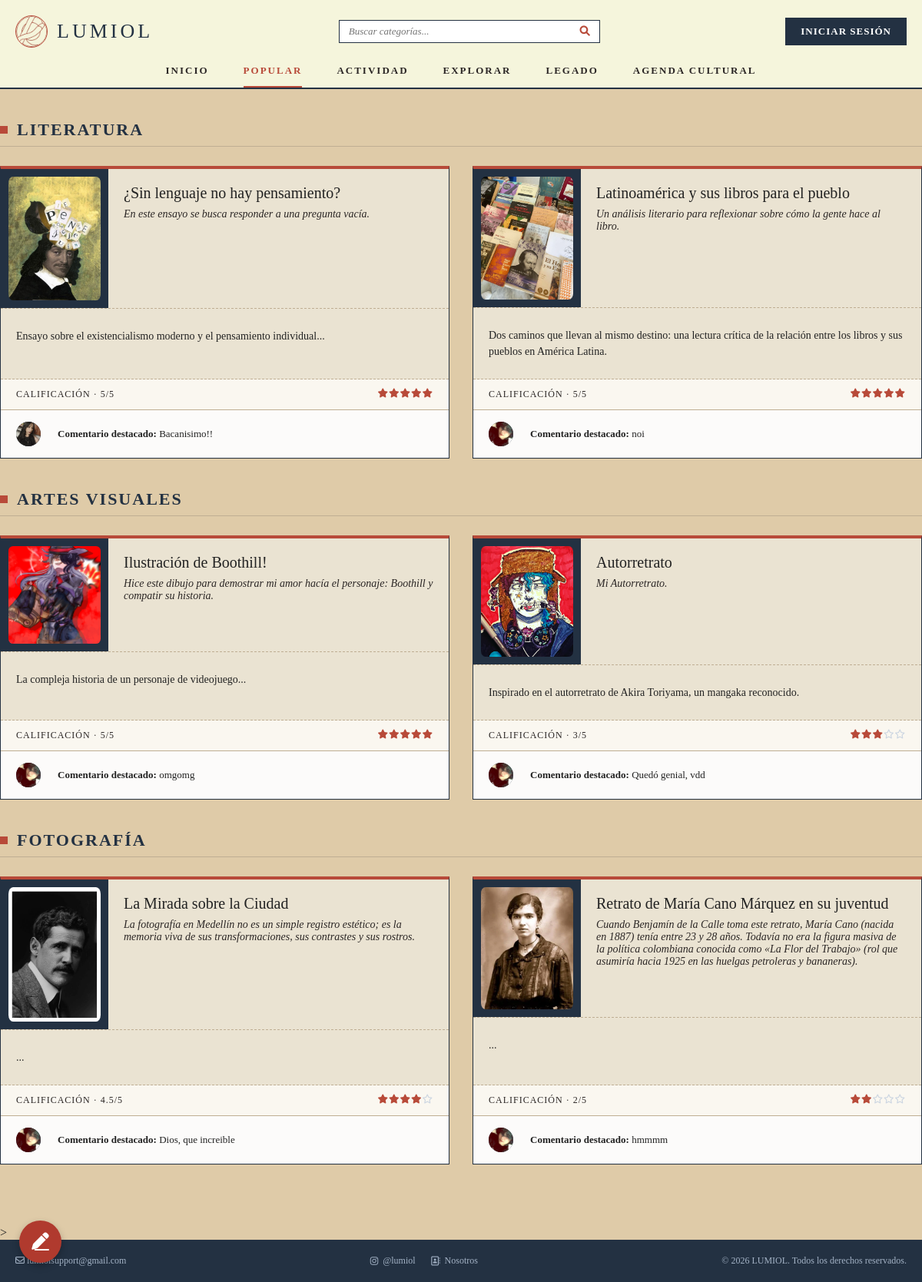
The app's page /popular.php with its own data.
### tables this page shows
CREATE TABLE `comentarios` (
  `id` int(11) NOT NULL,
  `id_obra` int(11) NOT NULL,
  `id_usuario` int(11) NOT NULL,
  `contenido` text NOT NULL,
  `calificacion` int(11) NOT NULL,
  `fecha` timestamp NOT NULL DEFAULT current_timestamp() ON UPDATE current_timestamp()
);

CREATE TABLE `usuarios` (
  `Id` int(11) NOT NULL,
  `usuario` varchar(20) NOT NULL,
  `correo` varchar(100) NOT NULL,
  `contraseña` varchar(255) NOT NULL,
  `foto` varchar(255) DEFAULT NULL
);

CREATE TABLE `obras` (
  `Id` int(11) NOT NULL,
  `id_usuario` int(11) NOT NULL,
  `titulo` varchar(150) NOT NULL,
  `categoria` varchar(50) NOT NULL,
  `tipo_contenido` varchar(50) NOT NULL,
  `descripcion` text NOT NULL,
  `archivo` varchar(255) NOT NULL,
  `archivo_audio` varchar(255) DEFAULT NULL,
  `fecha` timestamp NOT NULL DEFAULT current_timestamp() ON UPDATE current_timestamp(),
  `estado` enum('publicado','borrador') DEFAULT 'publicado'
);

### popular.php (the view, shortened to what the rows shown need)
<?php
function obtenerDatosObra($conexion, $id_obra)
{
    $stmt_obra = $conexion->prepare("
        SELECT o.*, u.id AS id_autor, u.usuario AS autor_nombre
        FROM obras o
        LEFT JOIN usuarios u ON o.id_usuario = u.id
        WHERE o.id = ?
    ");
    $stmt_obra->bind_param("i", $id_obra);
    $stmt_obra->execute();
    $datos_obra = $stmt_obra->get_result()->fetch_assoc();
    $stmt = $conexion->prepare("SELECT AVG(calificacion) as promedio, COUNT(*) as total FROM comentarios WHERE id_obra = ?");
    $stmt->bind_param("i", $id_obra);
    $stmt->execute();
    $res = $stmt->get_result()->fetch_assoc();
    $promedio = $res['promedio'] ? round($res['promedio'], 1) : 0;
    $estrellas_llenas = floor($promedio);
    $html_estrellas = '';
    for ($i = 1; $i <= 5; $i++) {
        $html_estrellas .= ($i <= $estrellas_llenas)
            ? '<i class="fas fa-star"></i>'
            : '<i class="far fa-star" style="color: #cbd5e1;"></i>';
    }
    $stmt_destacado = $conexion->prepare("
        SELECT c.contenido, c.calificacion, u.usuario, u.foto
        FROM comentarios c
        LEFT JOIN usuarios u ON c.id_usuario = u.id
        WHERE c.id_obra = ?
        ORDER BY c.calificacion DESC, c.fecha DESC
        LIMIT 1
    ");
    $stmt_destacado->bind_param("i", $id_obra);
    $stmt_destacado->execute();
    $comentario_destacado = $stmt_destacado->get_result()->fetch_assoc();
    $stmt_lista = $conexion->prepare("
        SELECT c.contenido, c.calificacion, c.fecha, u.usuario, u.foto
        FROM comentarios c
        LEFT JOIN usuarios u ON c.id_usuario = u.id
        WHERE c.id_obra = ?
        ORDER BY c.fecha DESC
    ");
    $stmt_lista->bind_param("i", $id_obra);
    $stmt_lista->execute();
    $res_lista = $stmt_lista->get_result();
    $lista_comentarios = [];
    while ($row = $res_lista->fetch_assoc()) {
        $lista_comentarios[] = $row;
    }
    return [
        'promedio' => $promedio,
        'estrellas' => $html_estrellas,
        'destacado' => $comentario_destacado,
        'lista' => $lista_comentarios,
        'id_autor' => $datos_obra['id_autor'] ?? 1,
        'autor_nombre' => $datos_obra['autor_nombre'] ?? 'tomzoliv'
    ];
}
?>
<!DOCTYPE html>
<html lang="es">
<head>
    <link rel="stylesheet" href="https://cdnjs.cloudflare.com/ajax/libs/font-awesome/6.0.0/css/all.min.css">
    <link rel="stylesheet" href="css/style.css">
</head>
<body>
    <header id="Inicio">
        <header class="main-header">
            <div class="container header-top">
                <a href="index.php" class="logo-container">
                    <h1 class="logo-text">LUMIOL</h1>
                </a>
            </div>
        </header>
    </header>
    <main class="container main-content">
        <section>
            <h2 class="section-title">Literatura</h2>
            <div class="popular-grid">
                <?php require_once 'conexion.php'; ?>
                <?php $datos23 = obtenerDatosObra($conexion, 23); ?>
                <article class="p-card">
                    <div class="p-card-footer" onclick="abrirModalComentarios(1)"
                        style="cursor: pointer; display: flex; align-items: center; gap: 10px;">
                        <div class="p-avatar"
                            style="width: 32px; height: 32px; border-radius: 50%; overflow: hidden; display: flex; align-items: center; justify-content: center; background: #334155; color: #fff; flex-shrink: 0;">
                            <?php if (!empty($datos23['destacado']['foto'])): ?>
                                <img src="<?php echo htmlspecialchars($datos23['destacado']['foto']); ?>" alt="Perfil"
                                    style="width: 100%; height: 100%; object-fit: cover; display: block;">
                            <?php else: ?>
                                <span><?php echo $datos23['destacado'] ? strtoupper(substr($datos23['destacado']['usuario'], 0, 1)) : 'U'; ?></span>
                            <?php endif; ?>
                        </div>
                        <p style="margin: 0;">
                            <strong>Comentario destacado:</strong>
                            <?php echo $datos23['destacado'] ? htmlspecialchars($datos23['destacado']['contenido']) : 'Sé el primero en comentar esta obra.'; ?>
                        </p>
                    </div>
                </article>
                <?php $datos9 = obtenerDatosObra($conexion, 9); ?>
                <article class="p-card">
                    <div class="p-card-footer" onclick="abrirModalComentarios(9)"
                        style="cursor: pointer; display: flex; align-items: center; gap: 10px;">
                        <div class="p-avatar"
                            style="width: 32px; height: 32px; border-radius: 50%; overflow: hidden; display: flex; align-items: center; justify-content: center; background: #334155; color: #fff; flex-shrink: 0;">
                            <?php if (!empty($datos9['destacado']['foto'])): ?>
                                <img src="<?php echo htmlspecialchars($datos9['destacado']['foto']); ?>" alt="Perfil"
                                    style="width: 100%; height: 100%; object-fit: cover; display: block;">
                            <?php else: ?>
                                <span><?php echo $datos9['destacado'] ? strtoupper(substr($datos9['destacado']['usuario'], 0, 1)) : 'U'; ?></span>
                            <?php endif; ?>
                        </div>
                        <p style="margin: 0;">
                            <strong>Comentario destacado:</strong>
                            <?php echo $datos9['destacado'] ? htmlspecialchars($datos9['destacado']['contenido']) : 'Sé el primero en comentar esta obra.'; ?>
                        </p>
                    </div>
                </article>
        </section>
        <section>
            <h2 class="section-title">Artes Visuales</h2>
            <div class="popular-grid">
                <?php $datos3 = obtenerDatosObra($conexion, 3); ?>
                <article class="p-card">
                    <div class="p-card-footer" onclick="abrirModalComentarios(3)"
                        style="cursor: pointer; display: flex; align-items: center; gap: 10px;">
                        <div class="p-avatar"
                            style="width: 32px; height: 32px; border-radius: 50%; overflow: hidden; display: flex; align-items: center; justify-content: center; background: #334155; color: #fff; flex-shrink: 0;">
                            <?php if (!empty($datos3['destacado']['foto'])): ?>
                                <img src="<?php echo htmlspecialchars($datos3['destacado']['foto']); ?>" alt="Perfil"
                                    style="width: 100%; height: 100%; object-fit: cover; display: block;">
                            <?php else: ?>
                                <span><?php echo $datos3['destacado'] ? strtoupper(substr($datos3['destacado']['usuario'], 0, 1)) : 'U'; ?></span>
                            <?php endif; ?>
                        </div>
                        <p style="margin: 0;">
                            <strong>Comentario destacado:</strong>
                            <?php echo $datos3['destacado'] ? htmlspecialchars($datos3['destacado']['contenido']) : 'Sé el primero en comentar esta obra.'; ?>
                        </p>
                    </div>
                </article>
                <?php $datos4 = obtenerDatosObra($conexion, 4); ?>
                <article class="p-card">
                    <div class="p-card-rating">
                        <span>CALIFICACIÓN ·
                            <?php echo ($datos4['promedio'] > 0) ? $datos4['promedio'] : 'S/C'; ?>/5</span>
                        <div class="p-stars">
                            <?php echo $datos4['estrellas']; ?>
                        </div>
                    </div>
                    <div class="p-card-footer" onclick="abrirModalComentarios(4)"
                        style="cursor: pointer; display: flex; align-items: center; gap: 10px;">
                        <div class="p-avatar"
                            style="width: 32px; height: 32px; border-radius: 50%; overflow: hidden; display: flex; align-items: center; justify-content: center; background: #334155; color: #fff; flex-shrink: 0;">
                            <?php if (!empty($datos4['destacado']['foto'])): ?>
                                <img src="<?php echo htmlspecialchars($datos4['destacado']['foto']); ?>" alt="Perfil"
                                    style="width: 100%; height: 100%; object-fit: cover; display: block;">
                            <?php else: ?>
                                <span><?php echo $datos4['destacado'] ? strtoupper(substr($datos4['destacado']['usuario'], 0, 1)) : 'U'; ?></span>
                            <?php endif; ?>
                        </div>
                        <p style="margin: 0;">
                            <strong>Comentario destacado:</strong>
                            <?php echo $datos4['destacado'] ? htmlspecialchars($datos4['destacado']['contenido']) : 'Sé el primero en comentar esta obra.'; ?>
                        </p>
                    </div>
                </article>
            </div>
        </section>
        <section>
            <h2 class="section-title">Fotografía</h2>
            <div class="popular-grid">
                <?php $datos12 = obtenerDatosObra($conexion, 12); ?>
                <article class="p-card">
                    <div class="p-card-footer" onclick="abrirModalComentarios(12)"
                        style="cursor: pointer; display: flex; align-items: center; gap: 10px;">
                        <div class="p-avatar"
                            style="width: 32px; height: 32px; border-radius: 50%; overflow: hidden; display: flex; align-items: center; justify-content: center; background: #334155; color: #fff; flex-shrink: 0;">
                            <?php if (!empty($datos12['destacado']['foto'])): ?>
                                <img src="<?php echo htmlspecialchars($datos12['destacado']['foto']); ?>" alt="Perfil"
                                    style="width: 100%; height: 100%; object-fit: cover; display: block;">
                            <?php else: ?>
                                <span><?php echo $datos12['destacado'] ? strtoupper(substr($datos12['destacado']['usuario'], 0, 1)) : 'U'; ?></span>
                            <?php endif; ?>
                        </div>
                        <p style="margin: 0;">
                            <strong>Comentario destacado:</strong>
                            <?php echo $datos12['destacado'] ? htmlspecialchars($datos12['destacado']['contenido']) : 'Sé el primero en comentar esta obra.'; ?>
                        </p>
                    </div>
                </article>
                <?php $datos13 = obtenerDatosObra($conexion, 13); ?>
                <article class="p-card">
                    <div class="p-card-footer" onclick="abrirModalComentarios(13)"
                        style="cursor: pointer; display: flex; align-items: center; gap: 10px;">
                        <div class="p-avatar"
                            style="width: 32px; height: 32px; border-radius: 50%; overflow: hidden; display: flex; align-items: center; justify-content: center; background: #334155; color: #fff; flex-shrink: 0;">
                            <?php if (!empty($datos13['destacado']['foto'])): ?>
                                <img src="<?php echo htmlspecialchars($datos13['destacado']['foto']); ?>" alt="Perfil"
                                    style="width: 100%; height: 100%; object-fit: cover; display: block;">
                            <?php else: ?>
                                <span><?php echo $datos13['destacado'] ? strtoupper(substr($datos13['destacado']['usuario'], 0, 1)) : 'U'; ?></span>
                            <?php endif; ?>
                        </div>
                        <p style="margin: 0;">
                            <strong>Comentario destacado:</strong>
                            <?php echo $datos13['destacado'] ? htmlspecialchars($datos13['destacado']['contenido']) : 'Sé el primero en comentar esta obra.'; ?>
                        </p>
                    </div>
                </article>
            </div>
        </section>
    </main>
</body>
</html>

### records on screen
comentarios: id_usuario.foto (picture), contenido "Bacanisimo!!"
comentarios: id_usuario.foto (picture), contenido "noi"
comentarios: id_usuario.foto (picture), contenido "omgomg"
obras: Id "3"
comentarios: id_usuario.foto (picture), contenido "Quedó genial, vdd"
comentarios: id_usuario.foto (picture), contenido "Dios, que increible"
comentarios: id_usuario.foto (picture), contenido "hmmmm"

### other values on screen
$datos23['promedio'] "5"
$datos9['promedio'] "5"
$datos3['promedio'] "5"
$datos12['promedio'] "4.5"
$datos13['promedio'] "2"
